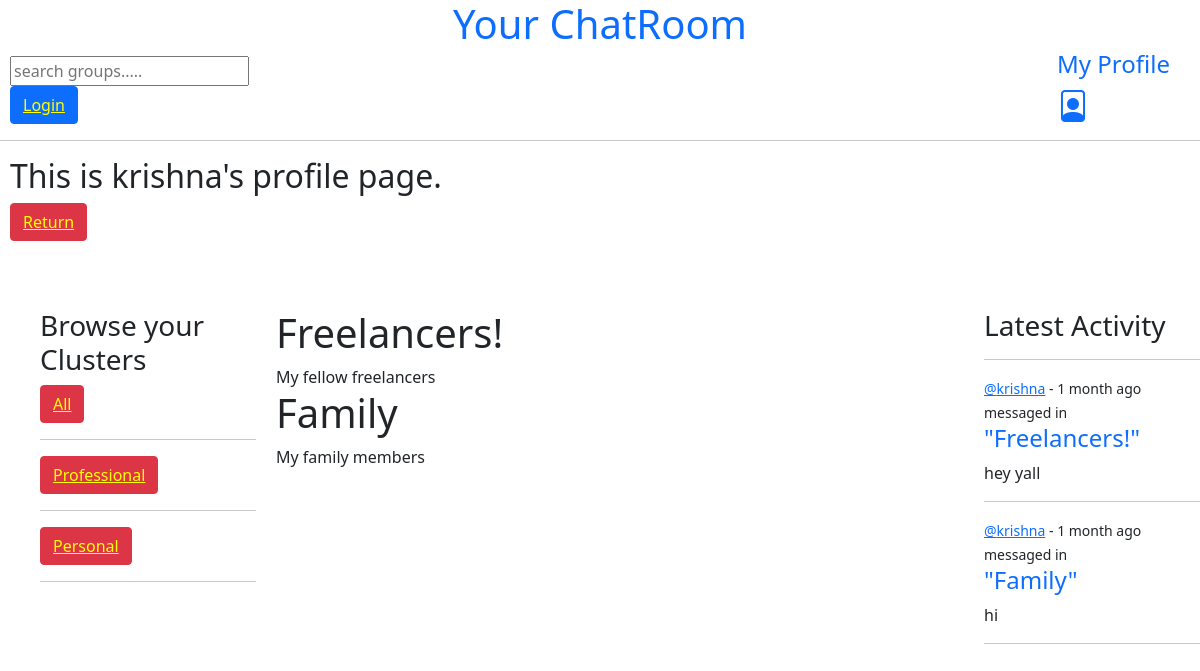
/user/4, run on an earlier commit of the app's database.
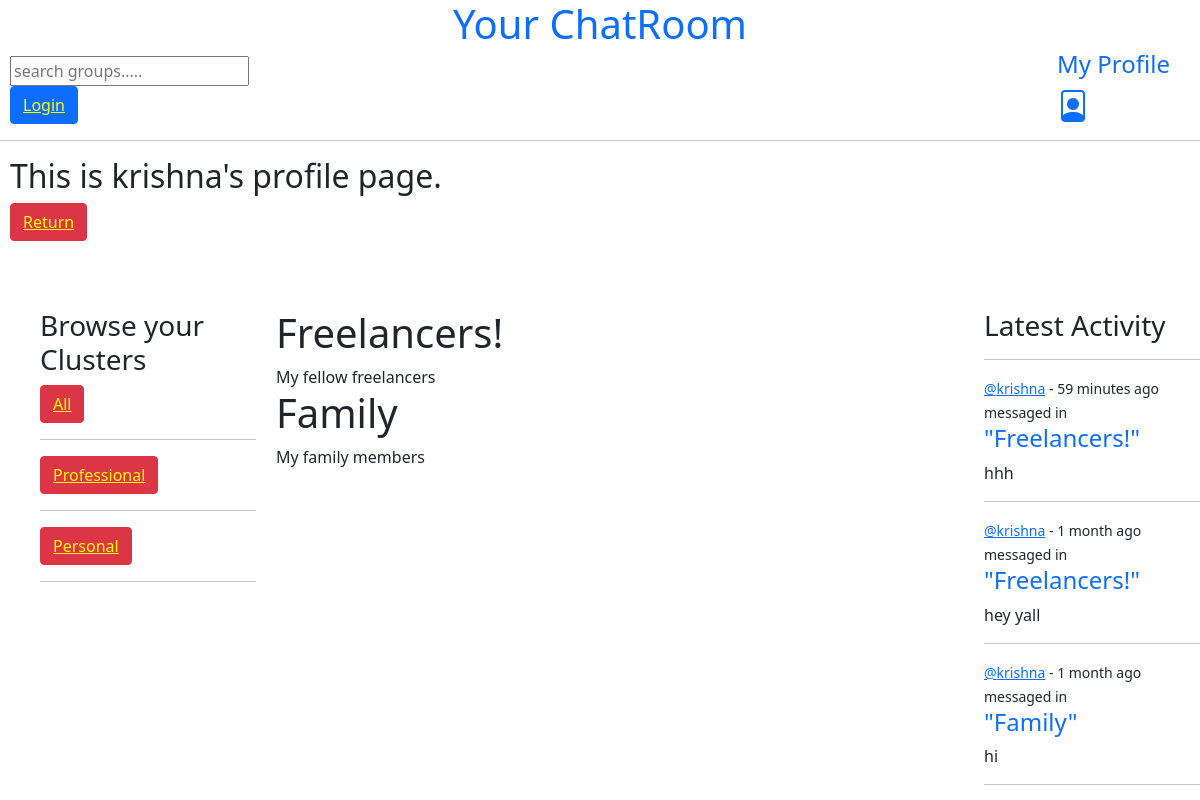
And on a later commit of the database.
### baseApp/models.py (models this page shows, shortened)
class Cluster(models.Model):
    clusterName = models.CharField(max_length = 200)

class Group(models.Model):
    admin = models.ForeignKey(User, null = True, on_delete = models.SET_NULL)
    cluster = models.ForeignKey(Cluster, on_delete = models.SET_NULL, null = True)
    GroupName = models.CharField(max_length = 200)
    GroupDescription = models.TextField(null = True, blank = True)
    updatedTime = models.DateTimeField(auto_now = True)
    createdTime = models.DateTimeField(auto_now_add = True)
    class Meta:
        ordering = ['-createdTime']
    def __str__(self):
        return self.GroupName

class Messages(models.Model):
    group = models.ForeignKey(Group, on_delete = models.CASCADE)
    user = models.ForeignKey(User, on_delete = models.CASCADE)
    content = models.TextField()
    updated = models.DateTimeField(auto_now = True)
    created = models.DateTimeField(auto_now_add = True)
    def __str__(self):
        return self.content[0:40]

### baseApp/views.py (the view)
# urls.py: path('user/<str:pk>', views.userPage, name = "user_profile"),
def userPage(request, pk):
    person = User.objects.get(id = pk)
    created_groups = person.group_set.all()
    clss = Cluster.objects.all()
    recent_msgs = person.messages_set.all().order_by("-created")[:5]
    context = {'persoon':person, 'createdGs':created_groups, 'feed': recent_msgs, 'clusters':clss}
    return render(request, 'baseApp/profilePage.html', context)

### baseApp/templates/baseApp/profilePage.html (shortened to what this page needs)
{% extends 'main.html' %}
{% block contentBlock %}
<div class = "profile">
<h2>This is {{persoon.username}}'s profile page.</h2>
<div class = "col-xs-6"><button class = "btn btn-danger"><a style = "color: yellow;"href = "{{request.META.HTTP_REFERER}}">Return</a></button></div>
<br>
<br>
<div class = "a">
    <div class = "profile_page">
        <div class = "d1">
            {% include 'baseApp/clusterView.html' %}
        </div>
        <div class = "d2">
            {% for group in createdGs %}
                <div><h1>{{group.GroupName}}<h1></h1></div>
                <div>{{group.GroupDescription}}</div>
            {% endfor %}
        </div>
        <div class = "d3">
            {% include 'baseApp/recentFeed.html' %}
        </div>
    </div>
</div>
</div>
{% endblock contentBlock %}

### templates/main.html (shortened to what this page needs)
<!DOCTYPE html>
{% load static %}
<html>
<link rel="stylesheet" href=
"https://cdn.jsdelivr.net/npm/bootstrap@5.0.2/dist/css/bootstrap.min.css" />
    <link rel="stylesheet" href=
"https://cdn.jsdelivr.net/npm/bootstrap-icons@1.5.0/font/bootstrap-icons.css" />
    <head>
        <link rel = "stylesheet" type = "text/css" media = "screen" href = "{% static 'stylesheets/main.css' %}">
    </head>
    <body>
        {% include 'topbar.html' %}
        <hr>
        {% block contentBlock %}
        {% endblock contentBlock %}
    </body>
</html>

### templates/topbar.html (shortened to what this page needs)
<center><h1 style="color: blue;"><a href = "{% url 'home' %}" style = "text-decoration: none;">Your ChatRoom</a></h1></center>
<link rel="stylesheet" href=
"https://cdn.jsdelivr.net/npm/bootstrap@5.0.2/dist/css/bootstrap.min.css" />
    <link rel="stylesheet" href=
"https://cdn.jsdelivr.net/npm/bootstrap-icons@1.5.0/font/bootstrap-icons.css" />
<div class = "searchbar">
    <form method = "GET" action = "{% url 'home' %}">
        <input type = "text" name = "f" placeholder = "search groups.....">
    </form>
</div>
<div class = "bar">
    {% if request.user.is_authenticated %}
    <button class = "btn btn-primary"><a href = "{% url 'userLogout' %}" style = "color: yellow;">Logout</a></button>
    {% else %}
    <button class = "btn btn-primary"><a href = "{% url 'userLogin' %}" style="color: yellow;">Login</a></button>
    {% endif %}
</div>
<a href = "{% url 'user_profile' request.user.id %}">
    <div class = "pf">
        <h4>My Profile</h4>
        <div>
            <i class="bi bi-file-person h2"></i>
        </div>
    </div>
</a>

### baseApp/templates/baseApp/clusterView.html
<h3>Browse your Clusters</h3>
        <div>
            <button class = "btn btn-danger"><a href = "{% url 'home' %}" style = "color: yellow;">All</a></button>
        </div>
        <hr>
        {% for cluster in clusters %}
            <div>
                <button class = "btn btn-danger"><a href = "{% url 'home' %}?f={{cluster.clusterName}}" style="color: yellow;">{{cluster.clusterName}}</a></button>
            </div>
            <hr>
        {% endfor %}

### baseApp/templates/baseApp/recentFeed.html (shortened to what this page needs)
<h3>Latest Activity</h3>
        <hr>
        {% for latest in feed %}
        <a href = "{% url 'group' latest.group.id %}" style = "text-decoration: none;">
            <div>
                <small><a href = "{% url 'user_profile' latest.user.id %}">@{{latest.user}}</a> - {{latest.created|timesince}} ago</small>
                <small>messaged in <a style = "text-decoration:none;" href = "{% url 'group' latest.group.id %}"><h4>"{{latest.group}}"</h4></a></small>
                <p>{{latest}}</p>
                <hr>
            </div>
        </a>
        {% endfor %}

### static/stylesheets/main.css (style rules this page uses)
body { background-color: aquamarine; }

### templates/topbar.html (style rules this page uses)
.bar { padding-left: 10px; }
.searchbar { padding-left: 10px; }
.pf { position: absolute; top: 0; right: 0; padding-right: 30px; padding-top: 50px; }

### baseApp/templates/baseApp/profilePage.html (style rules this page uses)
.profile_page { display: grid; grid-template-columns: 1fr 3fr 1fr; padding-left: 10px; }
.profile { padding-left: 10px; }
.d1 { padding-left: 20px; }
.d2 { padding-left: 20px; }
.d3 { padding-left: 20px; }
.a { padding-top: 20px; }

What changed in the data, as far as the page shows it:
added Messages: user "krishna", created "59 minutes", group "Freelancers!", content "hhh"
